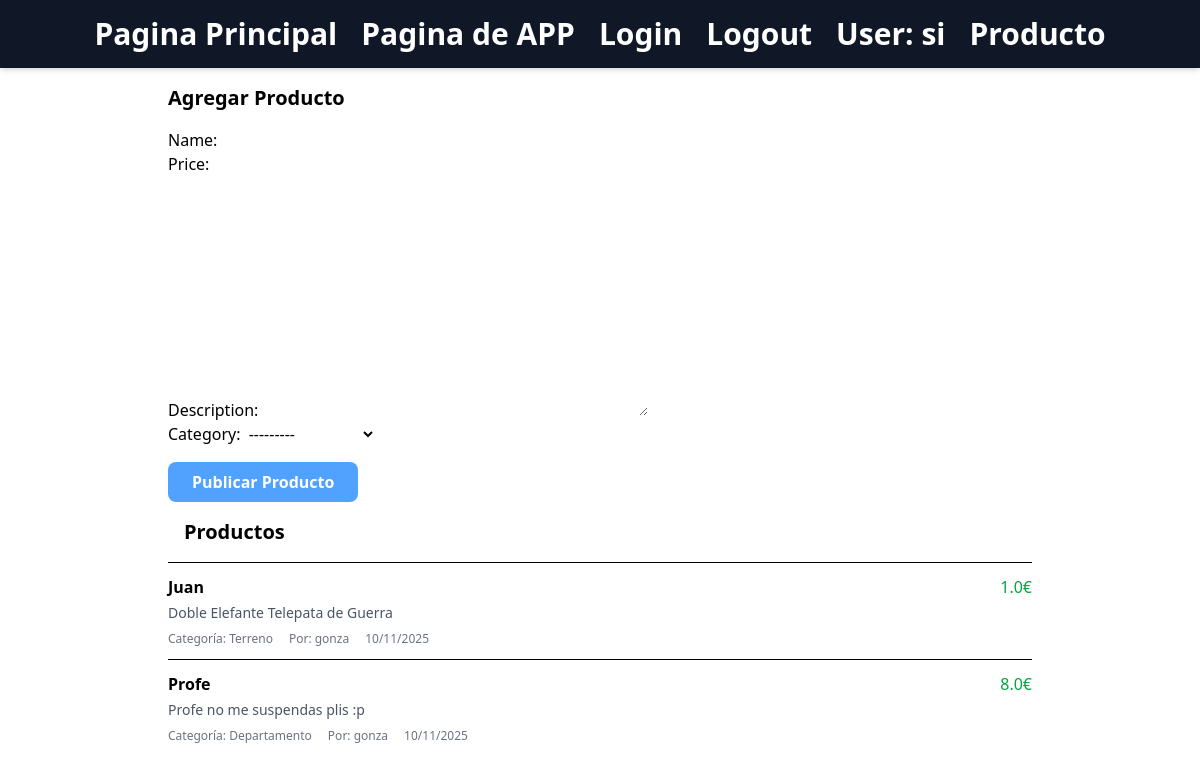
Screenshot of /users/producto/ (signed in) with the database file from the repository.
### users/models.py (models this page shows)
class Product(models.Model):
    name = models.CharField(max_length=100)
    price = models.FloatField()
    description = models.TextField()
    category = models.CharField(max_length=3, choices=CASAS)
    user = models.ForeignKey(User, on_delete=models.CASCADE)
    date_published = models.DateTimeField(auto_now_add=True)

### users/views.py (the view)
# urls.py: path('producto/', views.product_list_view, name='producto'),
@login_required(login_url="/users/login/")
def product_list_view(request):
    if request.method == 'POST':
        form = UploadProduct(request.POST)
        if form.is_valid():
            new_product = form.save(commit=False)
            new_product.user = request.user
            new_product.save()
            return redirect('users:producto')
    else:
        form = UploadProduct()
    product_list = Product.objects.all()[:20]
    return render(request, "users/producto.html", {
        "product_list": product_list,
        "form": form
    })

### users/forms.py
class UploadProduct(forms.ModelForm):
    class Meta:
        model = Product
        fields = ['name', 'price', 'description', 'category']

### users/templates/users/producto.html
<!DOCTYPE html>
{% extends "base.html" %} {% load static %}{% block content %}
<div class="max-w-4xl mx-auto p-4">
  <div>
    <h1 class="text-xl font-bold mb-4">Agregar Producto</h1>
    <form action="{% url 'users:producto' %}" method="post">
      {% csrf_token %} {{ form }}
      <button
        class="mt-4 px-6 py-2 bg-blue-400 text-white font-semibold rounded-lg hover:bg-black-500"
      >
        Publicar Producto
      </button>
    </form>
  </div>
  <div>
    <div class="p-4 border-b">
      <h2 class="text-xl font-bold">Productos</h2>
    </div>
    <div>
      {% for product in product_list %}
      <div class="border-b py-3 last:border-b-0">
        <div class="flex justify-between">
          <h3 class="font-bold">{{ product.name }}</h3>
          <span class="text-green-600">{{ product.price }}€</span>
        </div>
        <p class="text-gray-600 text-sm mt-1">{{ product.description }}</p>
        <div class="flex text-xs text-gray-500 mt-2">
          <span class="mr-4"
            >Categoría: {{ product.get_category_display }}</span
          >
          <span class="mr-4">Por: {{ product.user.username }}</span>
          <span>{{ product.date_published|date:"d/m/Y" }}</span>
        </div>
      </div>
      {% empty %}
      <div class="text-center py-8 text-gray-500">
        <p>No hay productos publicados.</p>
      </div>
      {% endfor %}
    </div>
  </div>
</div>
{% endblock content %}

### theme/templates/base.html (shortened to what this page needs)
<!DOCTYPE html>
{% load static tailwind_tags %}
<html lang="en">
  <head>
    {% tailwind_css %}
  </head>
  <body class=".container black:black-500">
    <header class="bg-gray-900 shadow-md">
      <nav class="flex justify-center space-x-6 py-4">
        <a
          href="{% url 'pagprinci' %}"
          class="text-3xl text-white font-bold hover:text-pink-500"
        >
          Pagina Principal
        </a>
        <a
          href="{% url 'people:home' %}"
          class="text-3xl text-white font-bold hover:text-purple-500"
        >
          Pagina de APP
        </a>
        <a
          href="{% url 'users:login' %}"
          class="text-3xl text-white font-bold hover:text-green-500"
        >
          Login
        </a>
        {% if user.is_authenticated %}
        <form action="{% url 'users:logout' %}" method="post">
          <button class="text-3xl text-white font-bold hover:text-yellow-500">
            Logout
          </button>
        </form>
        <p class="text-3xl text-white font-bold hover:text-orange-500">
          User: {{user.username}}
        </p>
        <a
          href="{% url 'users:producto' %}"
          class="text-3xl text-white font-bold hover:text-red-500"
          >Producto</a
        >
        {% endif %}
      </nav>
    </header>
    <div class="container mx-auto">
      {% block content %}{% endblock %}
  </body>
</html>

### rows the page displays
Product: name "Juan", price "1.0", description "Doble Elefante Telepata de Guerra", category "Terreno", user.username "gonza", date_published "10/11/2025"
Product: name "Profe", price "8.0", description "Profe no me suspendas plis :p", category "Departamento", user.username "gonza", date_published "10/11/2025"

### other values shown
{{ user.username }} "si"
